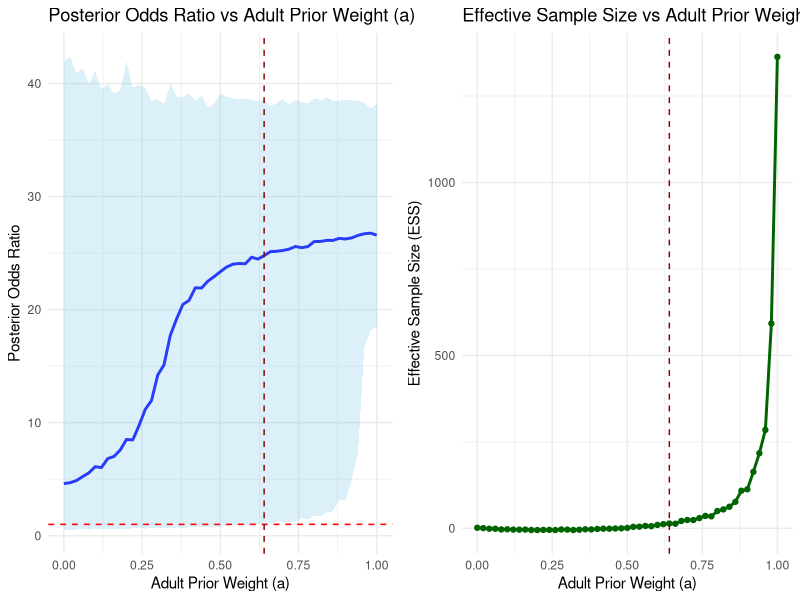
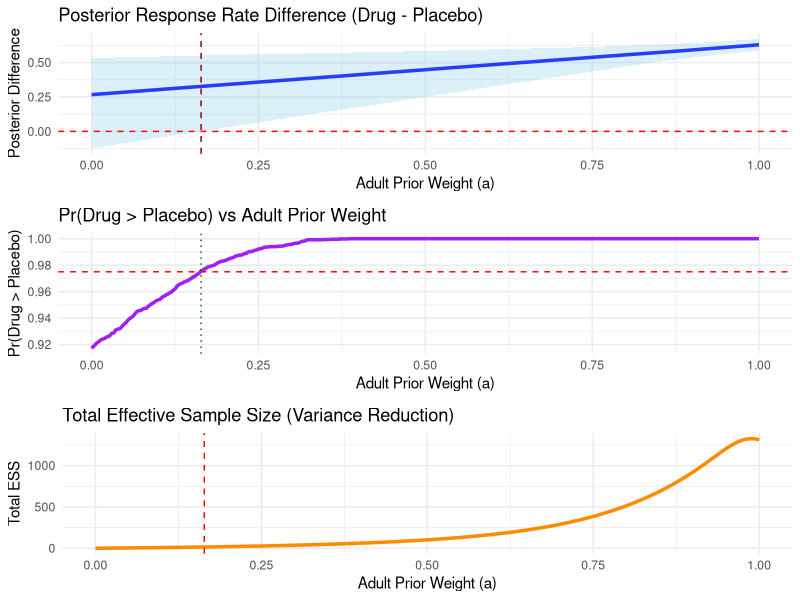

Generate these figures, in order, with R:
## ---- chunk 1
library(ggplot2)
library(gridExtra)

set.seed(123)  # For reproducibility
# Step 1: Basic inputs
adult_placebo_n_pool <- 494
adult_placebo_events_pool <- 45
adult_drug_n_pool <- 509
adult_drug_events_pool <- 375

pediatric_placebo_n_pool <- 6
pediatric_placebo_events_pool <- 1
pediatric_drug_n_pool <- 30
pediatric_drug_events_pool <- 15

# Step 2: Log-odds and variance
log_odds_adult_placebo <- log(adult_placebo_events_pool / (adult_placebo_n_pool - adult_placebo_events_pool))
log_odds_adult_drug <- log(adult_drug_events_pool / (adult_drug_n_pool - adult_drug_events_pool))
adult_variance_placebo <- adult_placebo_n_pool / (adult_placebo_events_pool * (adult_placebo_n_pool - adult_placebo_events_pool))
adult_variance_drug <- adult_drug_n_pool / (adult_drug_events_pool * (adult_drug_n_pool - adult_drug_events_pool))
adult_variance <- adult_variance_placebo + adult_variance_drug

log_odds_pediatric_placebo <- log(pediatric_placebo_events_pool / (pediatric_placebo_n_pool - pediatric_placebo_events_pool))
log_odds_pediatric_drug <- log(pediatric_drug_events_pool / (pediatric_drug_n_pool - pediatric_drug_events_pool))
pediatric_variance_placebo <- pediatric_placebo_n_pool / (pediatric_placebo_events_pool * (pediatric_placebo_n_pool - pediatric_placebo_events_pool))
pediatric_variance_drug <- pediatric_drug_n_pool / (pediatric_drug_events_pool * (pediatric_drug_n_pool - pediatric_drug_events_pool))
pediatric_variance <- pediatric_variance_placebo + pediatric_variance_drug

# Step 3: Skeptical prior
m <- 36/2
skeptical_prior_variance <- m * pediatric_variance
skeptical_prior_mean <- 0

observed_pediatric_effect <- log_odds_pediatric_drug - log_odds_pediatric_placebo

# Functions
update_posterior_component <- function(mu_prior, var_prior, mu_lik, var_lik) {
  var_post = 1 / (1/var_prior + 1/var_lik)
  mu_post = var_post * (mu_prior/var_prior + mu_lik/var_lik)
  return(list(mu = mu_post, var = var_post))
}

compute_Cj <- function(mu_prior, var_prior, mu_lik, var_lik) {
  var_sum = var_prior + var_lik
  dnorm(mu_lik, mean = mu_prior, sd = sqrt(var_sum))
}

# Step 4: Initialize results
results <- data.frame(
  a = numeric(0),
  ci_lower = numeric(0),
  ci_upper = numeric(0),
  OR_median = numeric(0),
  ESS = numeric(0)
)

# Pediatric-only posterior variance (baseline for ESS)
skeptical_mu_vague <- 0
skeptical_var_vague <- 1e6
var_post_ped_only <- 1 / (1/skeptical_var_vague + 1/pediatric_variance)
mu_post_ped_only <- var_post_ped_only * (skeptical_mu_vague/skeptical_var_vague + observed_pediatric_effect/pediatric_variance)
n_samples <- 5000
ped_only_samples <- rnorm(n_samples, mean = mu_post_ped_only, sd = sqrt(var_post_ped_only))
var_no_prior <- var(ped_only_samples)
n_pediatric <- pediatric_placebo_n_pool + pediatric_drug_n_pool

# Step 5: Main loop over a
for (a in seq(0, 1, by = 0.02)) {
  
  k0 <- c(a, 1 - a)
  
  priors <- list(
    list(mu = log_odds_adult_drug - log_odds_adult_placebo, var = adult_variance),
    list(mu = skeptical_prior_mean, var = skeptical_prior_variance)
  )
  
  posterior_components <- list()
  Cj <- numeric(length(priors))
  
  for (j in 1:length(priors)) {
    prior <- priors[[j]]
    posterior_components[[j]] <- update_posterior_component(
      mu_prior = prior$mu, var_prior = prior$var,
      mu_lik = observed_pediatric_effect, var_lik = pediatric_variance
    )
    Cj[j] <- compute_Cj(prior$mu, prior$var, observed_pediatric_effect, pediatric_variance)
  }
  
  # Update posterior mixture weights
  k1 <- k0 * Cj
  k1 <- k1 / sum(k1)
  
  # Sample from mixture posterior
  samples_logor <- numeric(n_samples)
  for (s in 1:n_samples) {
    component <- sample(1:2, size = 1, prob = k1)
    samples_logor[s] <- rnorm(1,
                              mean = posterior_components[[component]]$mu,
                              sd = sqrt(posterior_components[[component]]$var))
  }
  
  samples_or <- exp(samples_logor)  # transform back to OR scale
  
  # Save results
  ci_lower <- quantile(samples_or, 0.025)
  ci_upper <- quantile(samples_or, 0.975)
  OR_median <- median(samples_or)
  
# 传统的有效样本量 (ESS) 计算方法
# 使用后验样本方差与先验样本方差的比例来计算ESS
var_with_prior <- var(samples_logor)  # 后验样本方差
# 这里 var_no_prior 应该是基于没有先验情况下的理论方差。我们可以使用原始方差作为近似值
var_no_prior <- pediatric_variance  # 无先验情况下的方差（假设为输入数据中的方差）

# 计算有效样本量 (ESS)，假设n是样本数量
ess <- n_pediatric * (var_no_prior / var_with_prior-1)  # 计算ESS

# 保存结果
results <- rbind(results, data.frame(a = a, ci_lower = ci_lower, ci_upper = ci_upper,
                                     OR_median = OR_median, ESS = ess))

}

# Step 6: Find tipping point
tipping_point <- results[which(results$ci_lower > 1)[1], ]

cat("Tipping Point Found!\n")
cat("Adult Prior Weight (a):", tipping_point$a, "\n")
cat("Posterior OR Median:", round(tipping_point$OR_median, 2), "\n")
cat("95% CI: (", round(tipping_point$ci_lower, 2), ",", round(tipping_point$ci_upper, 2), ")\n")
cat("Tipping Point ESS:", round(tipping_point$ESS, 1), "pediatric patients\n")

# Step 7: Plot
p1 <- ggplot(results, aes(x = a)) +
  geom_line(aes(y = OR_median), color = "blue", size = 1) +
  geom_ribbon(aes(ymin = ci_lower, ymax = ci_upper), fill = "skyblue", alpha = 0.3) +
  geom_hline(yintercept = 1, linetype = "dashed", color = "red") +
  geom_vline(xintercept = tipping_point$a, linetype = "dashed", color = "darkred") +
  labs(
    title = "Posterior Odds Ratio vs Adult Prior Weight (a)",
    x = "Adult Prior Weight (a)",
    y = "Posterior Odds Ratio"
  ) +
  theme_minimal()

p2 <- ggplot(results, aes(x = a, y = ESS)) +
  geom_line(color = "darkgreen", size = 1) +
  geom_point(color = "darkgreen") +
  geom_vline(xintercept = tipping_point$a, linetype = "dashed", color = "darkred") +
  labs(
    title = "Effective Sample Size vs Adult Prior Weight",
    x = "Adult Prior Weight (a)",
    y = "Effective Sample Size (ESS)"
  ) +
  theme_minimal()

grid.arrange(p1, p2, ncol = 2)

## ---- chunk 2
library(ggplot2)
library(gridExtra)
library(dplyr)

set.seed(123)

# 成人组数据
adult_placebo_n <- 494; adult_placebo_r <- 45
adult_drug_n <- 509; adult_drug_r <- 375

# 儿童组数据
ped_placebo_n <- 6; ped_placebo_r <- 1
ped_drug_n <- 30; ped_drug_r <- 15

# 抽样次数
n_samples <- 5000

# 儿童组的无先验后验参数（仅用于计算方差基线）
alpha_ped_placebo <- ped_placebo_r + 1
beta_ped_placebo <- ped_placebo_n - ped_placebo_r + 1
alpha_ped_drug <- ped_drug_r + 1
beta_ped_drug <- ped_drug_n - ped_drug_r + 1

# 无先验下的后验方差
var_placebo_no_prior <- (alpha_ped_placebo * beta_ped_placebo) / 
                        ((alpha_ped_placebo + beta_ped_placebo)^2 * (alpha_ped_placebo + beta_ped_placebo + 1))
var_drug_no_prior <- (alpha_ped_drug * beta_ped_drug) /
                     ((alpha_ped_drug + beta_ped_drug)^2 * (alpha_ped_drug + beta_ped_drug + 1))
var_no_prior <- var_placebo_no_prior + var_drug_no_prior

# 成人组的后验参数（作为先验来源）
alpha_adult_placebo <- adult_placebo_r + 1
beta_adult_placebo <- adult_placebo_n - adult_placebo_r + 1
alpha_adult_drug <- adult_drug_r + 1
beta_adult_drug <- adult_drug_n - adult_drug_r + 1

# 怀疑性先验（均匀）
alpha_skeptical <- 1
beta_skeptical <- 1

# 初始化结果表格
results <- data.frame(
  a = numeric(),
  ci_lower = numeric(),
  ci_upper = numeric(),
  median_diff = numeric(),
  ESS_placebo = numeric(),
  ESS_drug = numeric(),
  ESS_total = numeric(),
  prob_superior = numeric()
)

# 遍历 adult 信息的权重 a ∈ [0, 1]
for (a in seq(0, 1, by = 0.002)) {
  # 形成混合先验参数（adult 与 skeptical）
  alpha_prior_placebo <- a * alpha_adult_placebo + (1 - a) * alpha_skeptical
  beta_prior_placebo <- a * beta_adult_placebo + (1 - a) * beta_skeptical
  alpha_prior_drug <- a * alpha_adult_drug + (1 - a) * alpha_skeptical
  beta_prior_drug <- a * beta_adult_drug + (1 - a) * beta_skeptical

  alpha_post_adult_placebo <- alpha_adult_placebo + ped_placebo_r
  beta_post_adult_placebo <- beta_adult_placebo + ped_placebo_n -ped_placebo_r
  alpha_post_adult_drug <- alpha_adult_drug + ped_drug_r
  beta_post_adult_drug <- beta_adult_drug + ped_drug_n - ped_drug_r

# 后验B: 怀疑先验 + 儿童数据
  alpha_post_skeptical_placebo <- alpha_skeptical + ped_placebo_r
  beta_post_skeptical_placebo <- beta_skeptical + ped_placebo_n - ped_placebo_r
  alpha_post_skeptical_drug <- alpha_skeptical + ped_drug_r
  beta_post_skeptical_drug <- beta_skeptical + ped_drug_n - ped_drug_r

  set.seed(123)

# Step 2: 从混合后的分布中进行采样
samples_adult_placebo <- rbeta(n_samples, alpha_post_adult_placebo, beta_post_adult_placebo)
samples_adult_drug <- rbeta(n_samples, alpha_post_adult_drug, beta_post_adult_drug)

samples_skeptical_placebo <- rbeta(n_samples, alpha_post_skeptical_placebo, beta_post_skeptical_placebo)
samples_skeptical_drug <- rbeta(n_samples, alpha_post_skeptical_drug, beta_post_skeptical_drug)

samples_placebo <- a * samples_adult_placebo + (1 - a) * samples_skeptical_placebo

samples_drug <- a * samples_adult_drug + (1 - a) * samples_skeptical_drug

  diff <- samples_drug - samples_placebo

  ci_lower <- quantile(diff, 0.025)
  ci_upper <- quantile(diff, 0.975)
  median_diff <- median(diff)
  prob_superior <- mean(diff > 0)  # 药物优效的概率

# ESS 计算：混合分布的样本方差
var_post_placebo <- var(samples_placebo)
var_post_drug <- var(samples_drug)

# ESS 基于方差缩减
ess_placebo <- max(0, ped_placebo_n * (var_placebo_no_prior / var_post_placebo - 1))
ess_drug <- max(0, ped_drug_n * (var_drug_no_prior / var_post_drug - 1))
ess_total <- ess_placebo + ess_drug


  results <- rbind(results, data.frame(
    a = a,
    ci_lower = ci_lower,
    ci_upper = ci_upper,
    median_diff = median_diff,
    ESS_placebo = ess_placebo,
    ESS_drug = ess_drug,
    ESS_total = ess_total,
    prob_superior = prob_superior
  ))
}

tipping_point <- results %>% 
  filter(ci_lower > 0) %>% 
  slice(1)

# 输出 tipping point 信息
cat("✅ Tipping Point Found:\n")
cat("Adult Prior Weight (a):", tipping_point$a, "\n")
cat("Posterior Difference (Drug - Placebo):", round(tipping_point$median_diff, 3), "\n")
cat("95% CI: (", round(tipping_point$ci_lower, 3), ",", round(tipping_point$ci_upper, 3), ")\n")
cat("Pr(Drug > Placebo):", round(tipping_point$prob_superior, 3), "\n")
cat("ESS from adult placebo:", round(tipping_point$ESS_placebo, 1), "\n")
cat("ESS from adult drug:", round(tipping_point$ESS_drug, 1), "\n")
cat("Total ESS (variance reduction):", round(tipping_point$ESS_total, 1), "\n")

# 可视化
p1 <- ggplot(results, aes(x = a)) +
  geom_line(aes(y = median_diff), color = "blue", size = 1.2) +
  geom_ribbon(aes(ymin = ci_lower, ymax = ci_upper), fill = "skyblue", alpha = 0.3) +
  geom_hline(yintercept = 0, linetype = "dashed", color = "red") +
  geom_vline(xintercept = tipping_point$a, linetype = "dashed", color = "darkred") +
  labs(
    title = "Posterior Response Rate Difference (Drug - Placebo)",
    x = "Adult Prior Weight (a)",
    y = "Posterior Difference"
  ) + theme_minimal()

p2 <- ggplot(results, aes(x = a)) +
  geom_line(aes(y = prob_superior), color = "purple", size = 1.2) +
  geom_hline(yintercept = 0.975, linetype = "dashed", color = "red") +
  geom_vline(xintercept = tipping_point$a, linetype = "dotted", color = "darkgreen") +
  labs(
    title = "Pr(Drug > Placebo) vs Adult Prior Weight",
    x = "Adult Prior Weight (a)", y = "Pr(Drug > Placebo)"
  ) + theme_minimal()

p3 <- ggplot(results, aes(x = a)) +
  geom_line(aes(y = ESS_total), color = "darkorange", size = 1.2) +
  geom_vline(xintercept = tipping_point$a, linetype = "dashed", color = "red") +
  labs(
    title = "Total Effective Sample Size (Variance Reduction)",
    x = "Adult Prior Weight (a)",
    y = "Total ESS"
  ) + theme_minimal()

grid.arrange(p1, p2, p3, ncol = 1)
